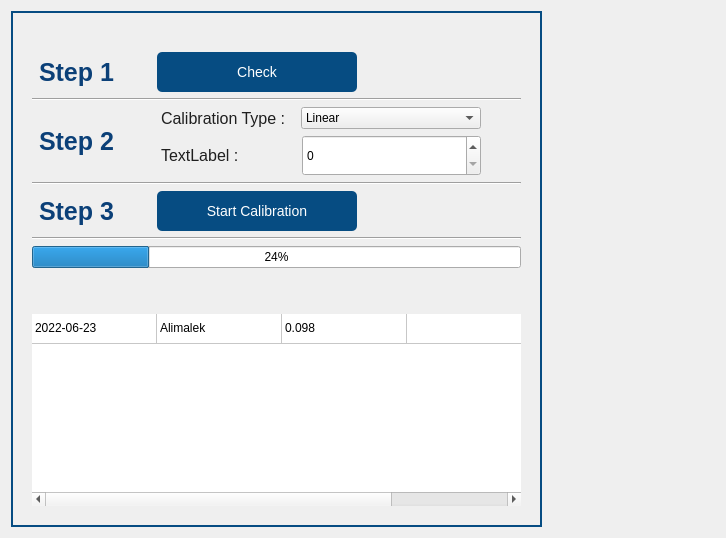
         <widget class="QWidget" name="calibration_page">
          <layout class="QHBoxLayout" name="horizontalLayout_8">
           <item>
            <widget class="QFrame" name="calibrationpage_left_side">
             <property name="styleSheet">
              <string notr="true">#calibrationpage_left_side{
	padding: 10px;
	padding-top: 30px;
	border: 2px solid rgb(6, 76, 130);
}

.QLabel{
	font-size:25px;
	font-weight: bold;
	color:rgb(11, 64, 120);
	margin-right:30px;
}

.QPushButton
{
	color: #ffffff;
	background-color:rgb(6, 76, 130);
	min-height: 40px;
	border-radius: 5px;
	min-width:200px;
	font-size:14px;
}
/*********************************************/
.QPushButton:hover
{
	background-color:rgb(50,50,50);
}

/*********************************************/

QprogressBar
{
	min-height:200px;
}


QComboBox{
min-width:150px;
}

QSpinBox{
min-width:157px;
}


.Line{
	min-height:20px;
}</string>
             </property>
             <property name="frameShape">
              <enum>QFrame::StyledPanel</enum>
             </property>
             <property name="frameShadow">
              <enum>QFrame::Raised</enum>
             </property>
             <layout class="QVBoxLayout" name="verticalLayout_3">
              <item>
               <layout class="QHBoxLayout" name="horizontalLayout_9">
                <item>
                 <widget class="QLabel" name="calibrationpage_step1_lbl">
                  <property name="text">
                   <string>Step 1</string>
                  </property>
                 </widget>
                </item>
                <item>
                 <widget class="QPushButton" name="calibrationpage_check_btn">
                  <property name="text">
                   <string>Check</string>
                  </property>
                 </widget>
                </item>
                <item>
                 <spacer name="horizontalSpacer_3">
                  <property name="orientation">
                   <enum>Qt::Horizontal</enum>
                  </property>
                  <property name="sizeHint" stdset="0">
                   <size>
                    <width>40</width>
                    <height>20</height>
                   </size>
                  </property>
                 </spacer>
                </item>
               </layout>
              </item>
              <item>
               <widget class="Line" name="line_10">
                <property name="orientation">
                 <enum>Qt::Horizontal</enum>
                </property>
               </widget>
              </item>
              <item>
               <layout class="QHBoxLayout" name="horizontalLayout_10">
                <item>
                 <widget class="QLabel" name="calibrationpage_step2_lbl">
                  <property name="text">
                   <string>Step 2</string>
                  </property>
                 </widget>
                </item>
                <item>
                 <layout class="QVBoxLayout" name="verticalLayout_4" stretch="0,0">
                  <item>
                   <layout class="QHBoxLayout" name="horizontalLayout_12">
                    <item>
                     <widget class="QLabel" name="label_8">
                      <property name="styleSheet">
                       <string notr="true">font-size:16px;
font-weight:normal;
color:rgb(31, 31, 31);
margin-right:5px;</string>
                      </property>
                      <property name="text">
                       <string>Calibration Type :</string>
                      </property>
                     </widget>
                    </item>
                    <item>
                     <widget class="QComboBox" name="comboBox">
                      <property name="insertPolicy">
                       <enum>QComboBox::InsertAtBottom</enum>
                      </property>
                      <property name="duplicatesEnabled">
                       <bool>false</bool>
                      </property>
                      <property name="frame">
                       <bool>true</bool>
                      </property>
                      <item>
                       <property name="text">
                        <string>Linear</string>
                       </property>
                      </item>
                      <item>
                       <property name="text">
                        <string>Mean</string>
                       </property>
                      </item>
                     </widget>
                    </item>
                   </layout>
                  </item>
                  <item>
                   <layout class="QHBoxLayout" name="horizontalLayout_14">
                    <item>
                     <widget class="QLabel" name="label_9">
                      <property name="styleSheet">
                       <string notr="true">font-size:16px;
font-weight:normal;
color:rgb(31, 31, 31);
margin-right:5px;</string>
                      </property>
                      <property name="text">
                       <string>TextLabel :</string>
                      </property>
                     </widget>
                    </item>
                    <item>
                     <widget class="QSpinBox" name="spinBox">
                      <property name="minimumSize">
                       <size>
                        <width>187</width>
                        <height>41</height>
                       </size>
                      </property>
                     </widget>
                    </item>
                   </layout>
                  </item>
                 </layout>
                </item>
                <item>
                 <spacer name="horizontalSpacer_4">
                  <property name="orientation">
                   <enum>Qt::Horizontal</enum>
                  </property>
                  <property name="sizeHint" stdset="0">
                   <size>
                    <width>40</width>
                    <height>20</height>
                   </size>
                  </property>
                 </spacer>
                </item>
               </layout>
              </item>
              <item>
               <widget class="Line" name="line_11">
                <property name="orientation">
                 <enum>Qt::Horizontal</enum>
                </property>
               </widget>
              </item>
              <item>
               <layout class="QHBoxLayout" name="horizontalLayout_11">
                <item>
                 <widget class="QLabel" name="calibrationpage_step3_lbl">
                  <property name="text">
                   <string>Step 3</string>
                  </property>
                 </widget>
                </item>
                <item>
                 <widget class="QPushButton" name="calibrationpage_calib_btn">
                  <property name="text">
                   <string>Start Calibration</string>
                  </property>
                 </widget>
                </item>
                <item>
                 <spacer name="horizontalSpacer_5">
                  <property name="orientation">
                   <enum>Qt::Horizontal</enum>
                  </property>
                  <property name="sizeHint" stdset="0">
                   <size>
                    <width>40</width>
                    <height>20</height>
                   </size>
                  </property>
                 </spacer>
                </item>
               </layout>
              </item>
              <item>
               <widget class="Line" name="line_12">
                <property name="orientation">
                 <enum>Qt::Horizontal</enum>
                </property>
               </widget>
              </item>
              <item>
               <widget class="QProgressBar" name="calibrationpage_process_progressbar">
                <property name="styleSheet">
                 <string notr="true"/>
                </property>
                <property name="value">
                 <number>24</number>
                </property>
               </widget>
              </item>
              <item>
               <spacer name="verticalSpacer_2">
                <property name="orientation">
                 <enum>Qt::Vertical</enum>
                </property>
                <property name="sizeHint" stdset="0">
                 <size>
                  <width>20</width>
                  <height>40</height>
                 </size>
                </property>
               </spacer>
              </item>
              <item>
               <widget class="QTableWidget" name="calibrationpage_last_calib_tabel">
                <property name="enabled">
                 <bool>true</bool>
                </property>
                <property name="sizeIncrement">
                 <size>
                  <width>0</width>
                  <height>0</height>
                 </size>
                </property>
                <property name="font">
                 <font>
                  <family>Arial</family>
                  <weight>50</weight>
                  <italic>false</italic>
                  <bold>false</bold>
                 </font>
                </property>
                <property name="mouseTracking">
                 <bool>false</bool>
                </property>
                <property name="styleSheet">
                 <string notr="true">QHeaderView::section {
    background-color:rgb(6, 76, 130);
	color: #ffffff;
    padding: 4px;
    font-size: 14pt;
    border-style: none;
    border-right: 2px solid rgba(255, 255, 255,50);
	
}

</string>
                </property>
                <property name="frameShape">
                 <enum>QFrame::NoFrame</enum>
                </property>
                <property name="verticalScrollBarPolicy">
                 <enum>Qt::ScrollBarAsNeeded</enum>
                </property>
                <property name="alternatingRowColors">
                 <bool>false</bool>
                </property>
                <property name="textElideMode">
                 <enum>Qt::ElideNone</enum>
                </property>
                <property name="verticalScrollMode">
                 <enum>QAbstractItemView::ScrollPerPixel</enum>
                </property>
                <property name="showGrid">
                 <bool>true</bool>
                </property>
                <property name="gridStyle">
                 <enum>Qt::SolidLine</enum>
                </property>
                <property name="sortingEnabled">
                 <bool>false</bool>
                </property>
                <property name="rowCount">
                 <number>1</number>
                </property>
                <property name="columnCount">
                 <number>4</number>
                </property>
                <property name="Date" stdset="0">
                 <string/>
                </property>
                <attribute name="horizontalHeaderVisible">
                 <bool>false</bool>
                </attribute>
                <attribute name="horizontalHeaderCascadingSectionResizes">
                 <bool>true</bool>
                </attribute>
                <attribute name="horizontalHeaderDefaultSectionSize">
                 <number>125</number>
                </attribute>
                <attribute name="horizontalHeaderHighlightSections">
                 <bool>false</bool>
                </attribute>
                <attribute name="horizontalHeaderShowSortIndicator" stdset="0">
                 <bool>false</bool>
                </attribute>
                <attribute name="horizontalHeaderStretchLastSection">
                 <bool>true</bool>
                </attribute>
                <attribute name="verticalHeaderVisible">
                 <bool>false</bool>
                </attribute>
                <attribute name="verticalHeaderCascadingSectionResizes">
                 <bool>false</bool>
                </attribute>
                <attribute name="verticalHeaderHighlightSections">
                 <bool>true</bool>
                </attribute>
                <attribute name="verticalHeaderShowSortIndicator" stdset="0">
                 <bool>false</bool>
                </attribute>
                <row/>
                <column/>
                <column/>
                <column/>
                <column/>
                <item row="0" column="0">
                 <property name="text">
                  <string>2022-06-23</string>
                 </property>
                </item>
                <item row="0" column="1">
                 <property name="text">
                  <string>Alimalek</string>
                 </property>
                </item>
                <item row="0" column="2">
                 <property name="text">
                  <string>0.098</string>
                 </property>
                </item>
                <item row="0" column="3">
                 <property name="text">
                  <string/>
                 </property>
                </item>
               </widget>
              </item>
             </layout>
            </widget>
           </item>
           <item>
            <spacer name="horizontalSpacer_6">
             <property name="orientation">
              <enum>Qt::Horizontal</enum>
             </property>
             <property name="sizeHint" stdset="0">
              <size>
               <width>40</width>
               <height>20</height>
              </size>
             </property>
            </spacer>
           </item>
           <item>
            <spacer name="horizontalSpacer_2">
             <property name="orientation">
              <enum>Qt::Horizontal</enum>
             </property>
             <property name="sizeHint" stdset="0">
              <size>
               <width>40</width>
               <height>20</height>
              </size>
             </property>
            </spacer>
           </item>
           <item>
            <layout class="QVBoxLayout" name="calibrationpage_right_side">
             <property name="leftMargin">
              <number>0</number>
             </property>
             <item>
              <spacer name="verticalSpacer_16">
               <property name="orientation">
                <enum>Qt::Vertical</enum>
               </property>
               <property name="sizeHint" stdset="0">
                <size>
                 <width>20</width>
                 <height>40</height>
                </size>
               </property>
              </spacer>
             </item>
             <item>
              <layout class="QHBoxLayout" name="horizontalLayout_25">
               <property name="topMargin">
                <number>0</number>
               </property>
               <item>
                <spacer name="horizontalSpacer_39">
                 <property name="orientation">
                  <enum>Qt::Horizontal</enum>
                 </property>
                 <property name="sizeHint" stdset="0">
                  <size>
                   <width>40</width>
                   <height>20</height>
                  </size>
                 </property>
                </spacer>
               </item>
               <item>
                <widget class="QLabel" name="calibrationpage_liveimage_lbl">
                 <property name="styleSheet">
                  <string notr="true">max-width : 800px;
max-height : 800px;</string>
                 </property>
                 <property name="text">
                  <string/>
                 </property>
                 <property name="pixmap">
                  <pixmap resource="Assets.qrc">:/assets/Assets/images/camera-error.png</pixmap>
                 </property>
                 <property name="scaledContents">
                  <bool>true</bool>
                 </property>
                 <property name="alignment">
                  <set>Qt::AlignJustify|Qt::AlignVCenter</set>
                 </property>
                 <property name="wordWrap">
                  <bool>false</bool>
                 </property>
                </widget>
               </item>
               <item>
                <spacer name="horizontalSpacer_38">
                 <property name="orientation">
                  <enum>Qt::Horizontal</enum>
                 </property>
                 <property name="sizeHint" stdset="0">
                  <size>
                   <width>40</width>
                   <height>20</height>
                  </size>
                 </property>
                </spacer>
               </item>
              </layout>
             </item>
             <item>
              <spacer name="verticalSpacer_4">
               <property name="orientation">
                <enum>Qt::Vertical</enum>
               </property>
               <property name="sizeHint" stdset="0">
                <size>
                 <width>20</width>
                 <height>40</height>
                </size>
               </property>
              </spacer>
             </item>
            </layout>
           </item>
          </layout>
         </widget>
